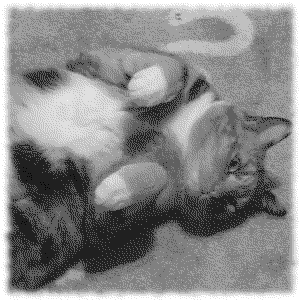
#> input picture Pcals3.png, 300 x 300 px, found by its file name
$ python convert.py
#> lines starting #> are read from the running program, lines starting #| are printed output that depends on the picture
from PIL import Image
import numpy as np

image = Image.open("/home/jesse/Arduino/Weather_Station_2/Pcals3.png")
#> image is the input picture: PIL image 300x300 P; min 0, max 255, mean 136.1
data = np.asarray(image)
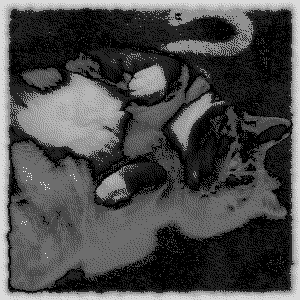
#> data: shape (300, 300); min 0, max 7, mean 2.05; drawn with min black and max white

# Map the pallet to the bits
bits = {
    0: 0,
    1: 32,
    2: 96,
    3: 128,
    4: 160,
    5: 192,
    6: 224,
    7: 255,
}

hex_map = {
    0: "0",
    1: "2",
    2: "4",
    3: "6",
    4: "8",
    5: "a",
    6: "c",
    7: "e",
}
value_bits = {v: k for (k, v) in bits.items()}

#> (the run stopped early here; a loop or call above may not have finished)
